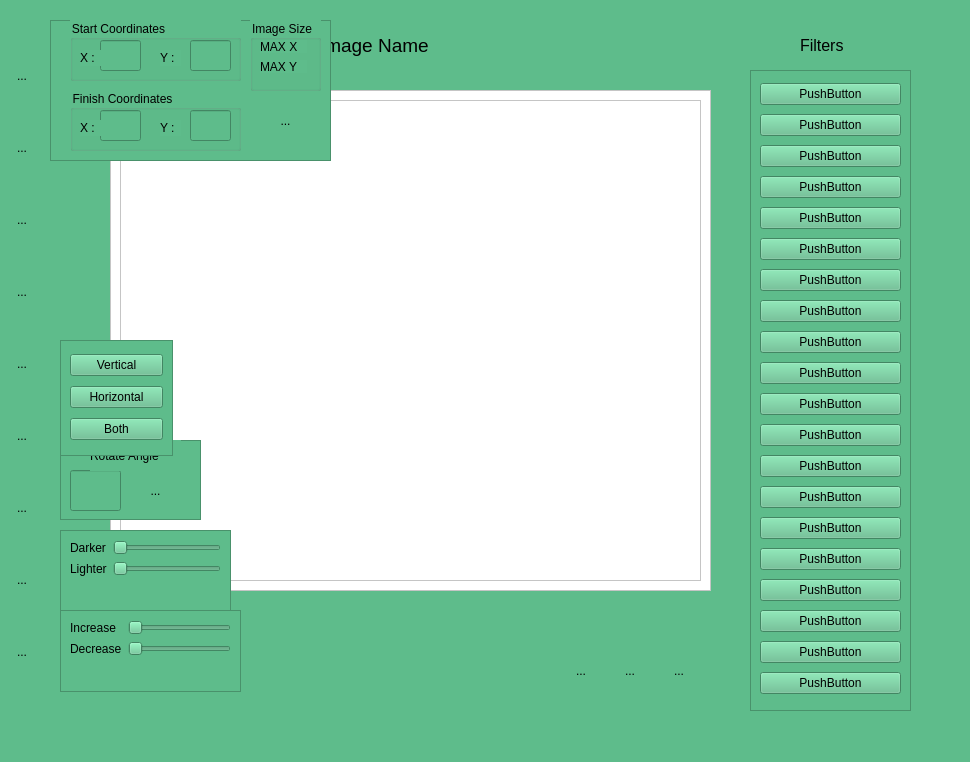
<?xml version="1.0" encoding="UTF-8"?>
<ui version="4.0">
 <class>MainWindow</class>
 <widget class="QMainWindow" name="MainWindow">
  <property name="windowModality">
   <enum>Qt::NonModal</enum>
  </property>
  <property name="enabled">
   <bool>true</bool>
  </property>
  <property name="geometry">
   <rect>
    <x>0</x>
    <y>0</y>
    <width>970</width>
    <height>762</height>
   </rect>
  </property>
  <property name="sizePolicy">
   <sizepolicy hsizetype="Fixed" vsizetype="Fixed">
    <horstretch>0</horstretch>
    <verstretch>0</verstretch>
   </sizepolicy>
  </property>
  <property name="minimumSize">
   <size>
    <width>968</width>
    <height>762</height>
   </size>
  </property>
  <property name="maximumSize">
   <size>
    <width>970</width>
    <height>762</height>
   </size>
  </property>
  <property name="windowTitle">
   <string>MiniMiniEditor</string>
  </property>
  <property name="windowIcon">
   <iconset>
    <normaloff>../../Desktop/Image Processing/Final/icons/tools.png</normaloff>../../Desktop/Image Processing/Final/icons/tools.png</iconset>
  </property>
  <property name="autoFillBackground">
   <bool>false</bool>
  </property>
  <property name="styleSheet">
   <string notr="true">
background-color: rgb(94, 188, 139);</string>
  </property>
  <widget class="QWidget" name="centralwidget">
   <widget class="QWidget" name="verticalLayoutWidget">
    <property name="geometry">
     <rect>
      <x>10</x>
      <y>20</y>
      <width>51</width>
      <height>691</height>
     </rect>
    </property>
    <layout class="QVBoxLayout" name="basicOperations">
     <item>
      <widget class="QToolButton" name="addImage">
       <property name="toolTip">
        <string>Add Image</string>
       </property>
       <property name="text">
        <string>...</string>
       </property>
       <property name="icon">
        <iconset>
         <normaloff>../../Desktop/Image Processing/Final/icons/add_file.png</normaloff>../../Desktop/Image Processing/Final/icons/add_file.png</iconset>
       </property>
       <property name="iconSize">
        <size>
         <width>36</width>
         <height>48</height>
        </size>
       </property>
       <property name="autoRaise">
        <bool>true</bool>
       </property>
      </widget>
     </item>
     <item>
      <widget class="QToolButton" name="btn_crop">
       <property name="toolTip">
        <string>Crop</string>
       </property>
       <property name="text">
        <string>...</string>
       </property>
       <property name="icon">
        <iconset>
         <normaloff>../../Desktop/Image Processing/Final/icons/crop.png</normaloff>../../Desktop/Image Processing/Final/icons/crop.png</iconset>
       </property>
       <property name="iconSize">
        <size>
         <width>36</width>
         <height>48</height>
        </size>
       </property>
       <property name="autoRaise">
        <bool>true</bool>
       </property>
      </widget>
     </item>
     <item>
      <widget class="QToolButton" name="btn_autoEnhancement">
       <property name="toolTip">
        <string>Auto Enhancement</string>
       </property>
       <property name="text">
        <string>...</string>
       </property>
       <property name="icon">
        <iconset>
         <normaloff>../../Desktop/Image Processing/Final/icons/magic-wand.png</normaloff>../../Desktop/Image Processing/Final/icons/magic-wand.png</iconset>
       </property>
       <property name="iconSize">
        <size>
         <width>36</width>
         <height>48</height>
        </size>
       </property>
       <property name="autoRaise">
        <bool>true</bool>
       </property>
      </widget>
     </item>
     <item>
      <widget class="QToolButton" name="btn_inverse">
       <property name="toolTip">
        <string>Contrast</string>
       </property>
       <property name="text">
        <string>...</string>
       </property>
       <property name="icon">
        <iconset>
         <normaloff>../../Downloads/1850014-photo-editing-tools/1850014-photo-editing-tools/png/008-visible.png</normaloff>../../Downloads/1850014-photo-editing-tools/1850014-photo-editing-tools/png/008-visible.png</iconset>
       </property>
       <property name="iconSize">
        <size>
         <width>36</width>
         <height>48</height>
        </size>
       </property>
       <property name="toolButtonStyle">
        <enum>Qt::ToolButtonIconOnly</enum>
       </property>
       <property name="autoRaise">
        <bool>true</bool>
       </property>
      </widget>
     </item>
     <item>
      <widget class="QToolButton" name="btn_blur">
       <property name="toolTip">
        <string>Blur</string>
       </property>
       <property name="text">
        <string>...</string>
       </property>
       <property name="icon">
        <iconset>
         <normaloff>../../Desktop/Image Processing/Final/icons/blur.png</normaloff>../../Desktop/Image Processing/Final/icons/blur.png</iconset>
       </property>
       <property name="iconSize">
        <size>
         <width>36</width>
         <height>48</height>
        </size>
       </property>
       <property name="autoRaise">
        <bool>true</bool>
       </property>
      </widget>
     </item>
     <item>
      <widget class="QToolButton" name="btn_flip">
       <property name="toolTip">
        <string>Flip</string>
       </property>
       <property name="text">
        <string>...</string>
       </property>
       <property name="icon">
        <iconset>
         <normaloff>../../Desktop/Image Processing/Final/icons/flip.png</normaloff>../../Desktop/Image Processing/Final/icons/flip.png</iconset>
       </property>
       <property name="iconSize">
        <size>
         <width>36</width>
         <height>48</height>
        </size>
       </property>
       <property name="autoRaise">
        <bool>true</bool>
       </property>
      </widget>
     </item>
     <item>
      <widget class="QToolButton" name="btn_rotate">
       <property name="toolTip">
        <string>Rotate</string>
       </property>
       <property name="text">
        <string>...</string>
       </property>
       <property name="icon">
        <iconset>
         <normaloff>../../Desktop/Image Processing/Final/icons/rotation.png</normaloff>../../Desktop/Image Processing/Final/icons/rotation.png</iconset>
       </property>
       <property name="iconSize">
        <size>
         <width>36</width>
         <height>48</height>
        </size>
       </property>
       <property name="autoRaise">
        <bool>true</bool>
       </property>
      </widget>
     </item>
     <item>
      <widget class="QToolButton" name="btn_brightness">
       <property name="toolTip">
        <string>Brightness</string>
       </property>
       <property name="text">
        <string>...</string>
       </property>
       <property name="icon">
        <iconset>
         <normaloff>../../Desktop/Image Processing/Final/icons/brightness.png</normaloff>../../Desktop/Image Processing/Final/icons/brightness.png</iconset>
       </property>
       <property name="iconSize">
        <size>
         <width>36</width>
         <height>48</height>
        </size>
       </property>
       <property name="autoRaise">
        <bool>true</bool>
       </property>
      </widget>
     </item>
     <item>
      <widget class="QToolButton" name="btn_contrast">
       <property name="toolTip">
        <string>Contrast</string>
       </property>
       <property name="text">
        <string>...</string>
       </property>
       <property name="icon">
        <iconset>
         <normaloff>../../Desktop/Image Processing/Final/icons/contrast.png</normaloff>../../Desktop/Image Processing/Final/icons/contrast.png</iconset>
       </property>
       <property name="iconSize">
        <size>
         <width>36</width>
         <height>48</height>
        </size>
       </property>
       <property name="toolButtonStyle">
        <enum>Qt::ToolButtonIconOnly</enum>
       </property>
       <property name="autoRaise">
        <bool>true</bool>
       </property>
      </widget>
     </item>
    </layout>
   </widget>
   <widget class="QFrame" name="frame_image">
    <property name="geometry">
     <rect>
      <x>110</x>
      <y>90</y>
      <width>601</width>
      <height>501</height>
     </rect>
    </property>
    <property name="sizePolicy">
     <sizepolicy hsizetype="Fixed" vsizetype="Fixed">
      <horstretch>0</horstretch>
      <verstretch>0</verstretch>
     </sizepolicy>
    </property>
    <property name="styleSheet">
     <string notr="true">background-color: rgb(255, 255, 255);</string>
    </property>
    <property name="frameShape">
     <enum>QFrame::StyledPanel</enum>
    </property>
    <property name="frameShadow">
     <enum>QFrame::Plain</enum>
    </property>
    <layout class="QHBoxLayout" name="horizontalLayout">
     <item>
      <widget class="QLabel" name="label">
       <property name="frameShape">
        <enum>QFrame::StyledPanel</enum>
       </property>
       <property name="frameShadow">
        <enum>QFrame::Sunken</enum>
       </property>
       <property name="text">
        <string/>
       </property>
       <property name="pixmap">
        <pixmap>../../Desktop/Image Processing/Final/icons/001Bulbasaur.webp</pixmap>
       </property>
       <property name="scaledContents">
        <bool>true</bool>
       </property>
      </widget>
     </item>
    </layout>
   </widget>
   <widget class="QWidget" name="horizontalLayoutWidget">
    <property name="geometry">
     <rect>
      <x>550</x>
      <y>630</y>
      <width>161</width>
      <height>81</height>
     </rect>
    </property>
    <layout class="QHBoxLayout" name="horizontalLayout_2">
     <item>
      <widget class="QToolButton" name="btn_apply">
       <property name="toolTip">
        <string>Apply</string>
       </property>
       <property name="text">
        <string>...</string>
       </property>
       <property name="icon">
        <iconset>
         <normaloff>../../Desktop/Image Processing/Final/icons/ok-mark.png</normaloff>../../Desktop/Image Processing/Final/icons/ok-mark.png</iconset>
       </property>
       <property name="iconSize">
        <size>
         <width>36</width>
         <height>48</height>
        </size>
       </property>
       <property name="autoRaise">
        <bool>true</bool>
       </property>
      </widget>
     </item>
     <item>
      <widget class="QToolButton" name="btn_clear">
       <property name="toolTip">
        <string>Clear </string>
       </property>
       <property name="text">
        <string>...</string>
       </property>
       <property name="icon">
        <iconset>
         <normaloff>../../Desktop/Image Processing/Final/icons/eraser.png</normaloff>../../Desktop/Image Processing/Final/icons/eraser.png</iconset>
       </property>
       <property name="iconSize">
        <size>
         <width>36</width>
         <height>48</height>
        </size>
       </property>
       <property name="autoRaise">
        <bool>true</bool>
       </property>
      </widget>
     </item>
     <item>
      <widget class="QToolButton" name="btn_save">
       <property name="toolTip">
        <string>Save</string>
       </property>
       <property name="text">
        <string>...</string>
       </property>
       <property name="icon">
        <iconset>
         <normaloff>../../Desktop/Image Processing/Final/icons/save.png</normaloff>../../Desktop/Image Processing/Final/icons/save.png</iconset>
       </property>
       <property name="iconSize">
        <size>
         <width>36</width>
         <height>48</height>
        </size>
       </property>
       <property name="autoRaise">
        <bool>true</bool>
       </property>
      </widget>
     </item>
    </layout>
   </widget>
   <widget class="QLabel" name="lbl_image_name">
    <property name="geometry">
     <rect>
      <x>320</x>
      <y>30</y>
      <width>261</width>
      <height>31</height>
     </rect>
    </property>
    <property name="font">
     <font>
      <pointsize>14</pointsize>
     </font>
    </property>
    <property name="text">
     <string>Image Name</string>
    </property>
   </widget>
   <widget class="QFrame" name="frame_brightness">
    <property name="geometry">
     <rect>
      <x>60</x>
      <y>530</y>
      <width>171</width>
      <height>82</height>
     </rect>
    </property>
    <property name="frameShape">
     <enum>QFrame::StyledPanel</enum>
    </property>
    <property name="frameShadow">
     <enum>QFrame::Raised</enum>
    </property>
    <layout class="QFormLayout" name="formLayout">
     <item row="0" column="0">
      <widget class="QLabel" name="label_darker">
       <property name="text">
        <string>Darker</string>
       </property>
      </widget>
     </item>
     <item row="1" column="0">
      <widget class="QLabel" name="label_lighter">
       <property name="text">
        <string>Lighter</string>
       </property>
      </widget>
     </item>
     <item row="1" column="1">
      <widget class="QSlider" name="slider_positive">
       <property name="orientation">
        <enum>Qt::Horizontal</enum>
       </property>
      </widget>
     </item>
     <item row="0" column="1">
      <widget class="QSlider" name="slider_lighter">
       <property name="orientation">
        <enum>Qt::Horizontal</enum>
       </property>
      </widget>
     </item>
    </layout>
   </widget>
   <widget class="QFrame" name="frame_rotation">
    <property name="geometry">
     <rect>
      <x>60</x>
      <y>440</y>
      <width>141</width>
      <height>80</height>
     </rect>
    </property>
    <property name="frameShape">
     <enum>QFrame::StyledPanel</enum>
    </property>
    <property name="frameShadow">
     <enum>QFrame::Raised</enum>
    </property>
    <widget class="QLineEdit" name="txt_rotateAngle">
     <property name="geometry">
      <rect>
       <x>10</x>
       <y>30</y>
       <width>51</width>
       <height>41</height>
      </rect>
     </property>
    </widget>
    <widget class="QToolButton" name="btn_apply_rotation">
     <property name="geometry">
      <rect>
       <x>80</x>
       <y>30</y>
       <width>31</width>
       <height>41</height>
      </rect>
     </property>
     <property name="toolTip">
      <string>Apply</string>
     </property>
     <property name="text">
      <string>...</string>
     </property>
     <property name="icon">
      <iconset>
       <normaloff>../../Desktop/Image Processing/Final/icons/ok-mark.png</normaloff>../../Desktop/Image Processing/Final/icons/ok-mark.png</iconset>
     </property>
     <property name="iconSize">
      <size>
       <width>36</width>
       <height>48</height>
      </size>
     </property>
     <property name="autoRaise">
      <bool>true</bool>
     </property>
    </widget>
    <widget class="QLabel" name="label_2">
     <property name="geometry">
      <rect>
       <x>30</x>
       <y>0</y>
       <width>91</width>
       <height>31</height>
      </rect>
     </property>
     <property name="text">
      <string>Rotate Angle</string>
     </property>
    </widget>
   </widget>
   <widget class="QFrame" name="frame_flip">
    <property name="geometry">
     <rect>
      <x>60</x>
      <y>340</y>
      <width>113</width>
      <height>116</height>
     </rect>
    </property>
    <property name="frameShape">
     <enum>QFrame::StyledPanel</enum>
    </property>
    <property name="frameShadow">
     <enum>QFrame::Raised</enum>
    </property>
    <layout class="QVBoxLayout" name="verticalLayout">
     <item>
      <widget class="QPushButton" name="btn_flip_y">
       <property name="text">
        <string>Vertical</string>
       </property>
      </widget>
     </item>
     <item>
      <widget class="QPushButton" name="btn_flip_x">
       <property name="text">
        <string>Horizontal</string>
       </property>
      </widget>
     </item>
     <item>
      <widget class="QPushButton" name="btn_flip_x_3">
       <property name="text">
        <string>Both</string>
       </property>
       <property name="autoRepeat">
        <bool>false</bool>
       </property>
       <property name="autoExclusive">
        <bool>false</bool>
       </property>
       <property name="autoDefault">
        <bool>false</bool>
       </property>
      </widget>
     </item>
    </layout>
   </widget>
   <widget class="QFrame" name="frame_contrast">
    <property name="geometry">
     <rect>
      <x>60</x>
      <y>610</y>
      <width>181</width>
      <height>82</height>
     </rect>
    </property>
    <property name="frameShape">
     <enum>QFrame::StyledPanel</enum>
    </property>
    <property name="frameShadow">
     <enum>QFrame::Raised</enum>
    </property>
    <layout class="QFormLayout" name="formLayout_2">
     <item row="0" column="0">
      <widget class="QLabel" name="label_darker_2">
       <property name="text">
        <string>Increase</string>
       </property>
      </widget>
     </item>
     <item row="0" column="1">
      <widget class="QSlider" name="slider_increase">
       <property name="orientation">
        <enum>Qt::Horizontal</enum>
       </property>
      </widget>
     </item>
     <item row="1" column="0">
      <widget class="QLabel" name="label_lighter_2">
       <property name="text">
        <string>Decrease</string>
       </property>
      </widget>
     </item>
     <item row="1" column="1">
      <widget class="QSlider" name="slider_decrease">
       <property name="orientation">
        <enum>Qt::Horizontal</enum>
       </property>
      </widget>
     </item>
    </layout>
   </widget>
   <widget class="QFrame" name="frame_filters">
    <property name="geometry">
     <rect>
      <x>750</x>
      <y>70</y>
      <width>161</width>
      <height>641</height>
     </rect>
    </property>
    <property name="frameShape">
     <enum>QFrame::StyledPanel</enum>
    </property>
    <property name="frameShadow">
     <enum>QFrame::Raised</enum>
    </property>
    <layout class="QVBoxLayout" name="verticalLayout_2">
     <item>
      <widget class="QPushButton" name="btn_filter1">
       <property name="text">
        <string>PushButton</string>
       </property>
      </widget>
     </item>
     <item>
      <widget class="QPushButton" name="btn_filter2">
       <property name="text">
        <string>PushButton</string>
       </property>
      </widget>
     </item>
     <item>
      <widget class="QPushButton" name="btn_filter3">
       <property name="text">
        <string>PushButton</string>
       </property>
      </widget>
     </item>
     <item>
      <widget class="QPushButton" name="btn_filter4">
       <property name="text">
        <string>PushButton</string>
       </property>
      </widget>
     </item>
     <item>
      <widget class="QPushButton" name="btn_filter5">
       <property name="text">
        <string>PushButton</string>
       </property>
      </widget>
     </item>
     <item>
      <widget class="QPushButton" name="btn_filter6">
       <property name="text">
        <string>PushButton</string>
       </property>
      </widget>
     </item>
     <item>
      <widget class="QPushButton" name="btn_filter7">
       <property name="text">
        <string>PushButton</string>
       </property>
      </widget>
     </item>
     <item>
      <widget class="QPushButton" name="btn_filter8">
       <property name="text">
        <string>PushButton</string>
       </property>
      </widget>
     </item>
     <item>
      <widget class="QPushButton" name="btn_filter9">
       <property name="text">
        <string>PushButton</string>
       </property>
      </widget>
     </item>
     <item>
      <widget class="QPushButton" name="btn_filter10">
       <property name="text">
        <string>PushButton</string>
       </property>
      </widget>
     </item>
     <item>
      <widget class="QPushButton" name="btn_filter11">
       <property name="text">
        <string>PushButton</string>
       </property>
      </widget>
     </item>
     <item>
      <widget class="QPushButton" name="btn_filter12">
       <property name="text">
        <string>PushButton</string>
       </property>
      </widget>
     </item>
     <item>
      <widget class="QPushButton" name="btn_filter13">
       <property name="text">
        <string>PushButton</string>
       </property>
      </widget>
     </item>
     <item>
      <widget class="QPushButton" name="btn_filter14">
       <property name="text">
        <string>PushButton</string>
       </property>
      </widget>
     </item>
     <item>
      <widget class="QPushButton" name="btn_filter15">
       <property name="text">
        <string>PushButton</string>
       </property>
      </widget>
     </item>
     <item>
      <widget class="QPushButton" name="btn_filter16">
       <property name="text">
        <string>PushButton</string>
       </property>
      </widget>
     </item>
     <item>
      <widget class="QPushButton" name="btn_filter17">
       <property name="text">
        <string>PushButton</string>
       </property>
      </widget>
     </item>
     <item>
      <widget class="QPushButton" name="btn_filter18">
       <property name="text">
        <string>PushButton</string>
       </property>
      </widget>
     </item>
     <item>
      <widget class="QPushButton" name="btn_filter19">
       <property name="text">
        <string>PushButton</string>
       </property>
      </widget>
     </item>
     <item>
      <widget class="QPushButton" name="btn_filter20">
       <property name="text">
        <string>PushButton</string>
       </property>
      </widget>
     </item>
    </layout>
   </widget>
   <widget class="QLabel" name="label_4">
    <property name="geometry">
     <rect>
      <x>800</x>
      <y>30</y>
      <width>61</width>
      <height>31</height>
     </rect>
    </property>
    <property name="font">
     <font>
      <family>MS Shell Dlg 2</family>
      <pointsize>12</pointsize>
      <weight>50</weight>
      <bold>false</bold>
     </font>
    </property>
    <property name="text">
     <string>Filters</string>
    </property>
   </widget>
   <widget class="QFrame" name="frame_crop">
    <property name="geometry">
     <rect>
      <x>50</x>
      <y>20</y>
      <width>281</width>
      <height>141</height>
     </rect>
    </property>
    <property name="frameShape">
     <enum>QFrame::StyledPanel</enum>
    </property>
    <property name="frameShadow">
     <enum>QFrame::Raised</enum>
    </property>
    <widget class="QGroupBox" name="start_points">
     <property name="geometry">
      <rect>
       <x>20</x>
       <y>0</y>
       <width>171</width>
       <height>61</height>
      </rect>
     </property>
     <property name="title">
      <string>Start Coordinates</string>
     </property>
     <widget class="QLineEdit" name="start_Y">
      <property name="geometry">
       <rect>
        <x>120</x>
        <y>20</y>
        <width>41</width>
        <height>31</height>
       </rect>
      </property>
     </widget>
     <widget class="QLabel" name="label_8">
      <property name="geometry">
       <rect>
        <x>90</x>
        <y>30</y>
        <width>21</width>
        <height>16</height>
       </rect>
      </property>
      <property name="text">
       <string>Y :</string>
      </property>
     </widget>
     <widget class="QLineEdit" name="start_X">
      <property name="geometry">
       <rect>
        <x>30</x>
        <y>20</y>
        <width>41</width>
        <height>31</height>
       </rect>
      </property>
     </widget>
     <widget class="QLabel" name="label_5">
      <property name="geometry">
       <rect>
        <x>10</x>
        <y>30</y>
        <width>21</width>
        <height>16</height>
       </rect>
      </property>
      <property name="text">
       <string>X :</string>
      </property>
     </widget>
    </widget>
    <widget class="QGroupBox" name="finish_points">
     <property name="geometry">
      <rect>
       <x>20</x>
       <y>70</y>
       <width>171</width>
       <height>61</height>
      </rect>
     </property>
     <property name="title">
      <string>Finish Coordinates</string>
     </property>
     <widget class="QLineEdit" name="finish_Y">
      <property name="geometry">
       <rect>
        <x>120</x>
        <y>20</y>
        <width>41</width>
        <height>31</height>
       </rect>
      </property>
     </widget>
     <widget class="QLineEdit" name="finish_X">
      <property name="geometry">
       <rect>
        <x>30</x>
        <y>20</y>
        <width>41</width>
        <height>31</height>
       </rect>
      </property>
     </widget>
     <widget class="QLabel" name="label_9">
      <property name="geometry">
       <rect>
        <x>90</x>
        <y>30</y>
        <width>21</width>
        <height>16</height>
       </rect>
      </property>
      <property name="text">
       <string>Y :</string>
      </property>
     </widget>
     <widget class="QLabel" name="label_10">
      <property name="geometry">
       <rect>
        <x>10</x>
        <y>30</y>
        <width>21</width>
        <height>16</height>
       </rect>
      </property>
      <property name="text">
       <string>X :</string>
      </property>
     </widget>
    </widget>
    <widget class="QToolButton" name="btn_apply_crop">
     <property name="geometry">
      <rect>
       <x>220</x>
       <y>80</y>
       <width>31</width>
       <height>41</height>
      </rect>
     </property>
     <property name="toolTip">
      <string>Apply</string>
     </property>
     <property name="text">
      <string>...</string>
     </property>
     <property name="icon">
      <iconset>
       <normaloff>../../Desktop/Image Processing/Final/icons/ok-mark.png</normaloff>../../Desktop/Image Processing/Final/icons/ok-mark.png</iconset>
     </property>
     <property name="iconSize">
      <size>
       <width>36</width>
       <height>48</height>
      </size>
     </property>
     <property name="autoRaise">
      <bool>true</bool>
     </property>
    </widget>
    <widget class="QGroupBox" name="groupBox">
     <property name="geometry">
      <rect>
       <x>200</x>
       <y>0</y>
       <width>71</width>
       <height>71</height>
      </rect>
     </property>
     <property name="title">
      <string>Image Size</string>
     </property>
     <widget class="QLabel" name="lbl_max_X">
      <property name="geometry">
       <rect>
        <x>10</x>
        <y>20</y>
        <width>47</width>
        <height>13</height>
       </rect>
      </property>
      <property name="text">
       <string>MAX X</string>
      </property>
     </widget>
     <widget class="QLabel" name="lbl_max_Y">
      <property name="geometry">
       <rect>
        <x>10</x>
        <y>40</y>
        <width>47</width>
        <height>13</height>
       </rect>
      </property>
      <property name="text">
       <string>MAX Y</string>
      </property>
     </widget>
    </widget>
   </widget>
  </widget>
  <widget class="QStatusBar" name="statusbar"/>
 </widget>
 <resources/>
 <connections/>
</ui>
